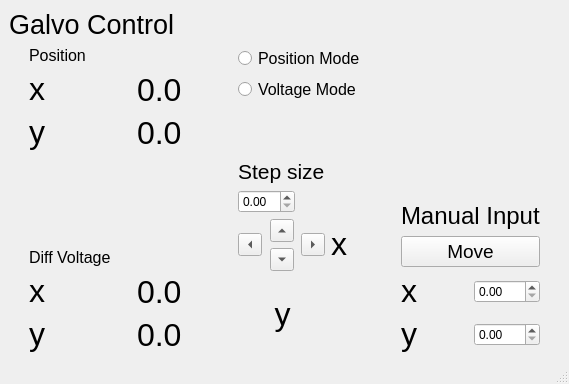
<?xml version="1.0" encoding="UTF-8"?>
<ui version="4.0">
 <class>MainWindow</class>
 <widget class="QMainWindow" name="MainWindow">
  <property name="geometry">
   <rect>
    <x>0</x>
    <y>0</y>
    <width>569</width>
    <height>384</height>
   </rect>
  </property>
  <property name="windowTitle">
   <string>Galvo Control</string>
  </property>
  <widget class="QWidget" name="centralwidget">
   <layout class="QVBoxLayout" name="verticalLayout_8">
    <item>
     <widget class="QLabel" name="label_14">
      <property name="font">
       <font>
        <pointsize>20</pointsize>
       </font>
      </property>
      <property name="text">
       <string>Galvo Control</string>
      </property>
      <property name="margin">
       <number>20</number>
      </property>
     </widget>
    </item>
    <item>
     <layout class="QHBoxLayout" name="horizontalLayout_3">
      <property name="leftMargin">
       <number>20</number>
      </property>
      <property name="rightMargin">
       <number>20</number>
      </property>
      <item>
       <layout class="QVBoxLayout" name="verticalLayout_3">
        <property name="rightMargin">
         <number>50</number>
        </property>
        <item>
         <layout class="QVBoxLayout" name="verticalLayout">
          <item>
           <widget class="QLabel" name="label">
            <property name="font">
             <font>
              <pointsize>12</pointsize>
             </font>
            </property>
            <property name="text">
             <string>Position</string>
            </property>
           </widget>
          </item>
          <item>
           <layout class="QHBoxLayout" name="horizontalLayout_11">
            <item>
             <layout class="QVBoxLayout" name="verticalLayout_13">
              <item>
               <widget class="QLabel" name="xVal_11">
                <property name="font">
                 <font>
                  <pointsize>24</pointsize>
                 </font>
                </property>
                <property name="text">
                 <string>&lt;html&gt;&lt;head/&gt;&lt;body&gt;&lt;p&gt;x&lt;/p&gt;&lt;/body&gt;&lt;/html&gt;</string>
                </property>
               </widget>
              </item>
              <item>
               <widget class="QLabel" name="xVal_12">
                <property name="font">
                 <font>
                  <pointsize>24</pointsize>
                 </font>
                </property>
                <property name="text">
                 <string>&lt;html&gt;&lt;head/&gt;&lt;body&gt;&lt;p&gt;y&lt;/p&gt;&lt;/body&gt;&lt;/html&gt;</string>
                </property>
               </widget>
              </item>
             </layout>
            </item>
            <item>
             <spacer name="horizontalSpacer_5">
              <property name="orientation">
               <enum>Qt::Horizontal</enum>
              </property>
              <property name="sizeHint" stdset="0">
               <size>
                <width>40</width>
                <height>20</height>
               </size>
              </property>
             </spacer>
            </item>
            <item>
             <layout class="QVBoxLayout" name="verticalLayout_14">
              <item>
               <widget class="QLabel" name="galvoXVal">
                <property name="font">
                 <font>
                  <pointsize>24</pointsize>
                 </font>
                </property>
                <property name="text">
                 <string>0.0</string>
                </property>
               </widget>
              </item>
              <item>
               <widget class="QLabel" name="galvoYVal">
                <property name="font">
                 <font>
                  <pointsize>24</pointsize>
                 </font>
                </property>
                <property name="text">
                 <string>0.0</string>
                </property>
               </widget>
              </item>
             </layout>
            </item>
           </layout>
          </item>
         </layout>
        </item>
        <item>
         <spacer name="verticalSpacer">
          <property name="orientation">
           <enum>Qt::Vertical</enum>
          </property>
          <property name="sizeHint" stdset="0">
           <size>
            <width>20</width>
            <height>40</height>
           </size>
          </property>
         </spacer>
        </item>
        <item>
         <layout class="QVBoxLayout" name="verticalLayout_2">
          <item>
           <widget class="QLabel" name="label_2">
            <property name="font">
             <font>
              <pointsize>12</pointsize>
             </font>
            </property>
            <property name="text">
             <string>Diff Voltage</string>
            </property>
           </widget>
          </item>
          <item>
           <layout class="QHBoxLayout" name="horizontalLayout_12">
            <item>
             <layout class="QVBoxLayout" name="verticalLayout_15">
              <item>
               <widget class="QLabel" name="xVal_13">
                <property name="font">
                 <font>
                  <pointsize>24</pointsize>
                 </font>
                </property>
                <property name="text">
                 <string>&lt;html&gt;&lt;head/&gt;&lt;body&gt;&lt;p&gt;x&lt;/p&gt;&lt;/body&gt;&lt;/html&gt;</string>
                </property>
               </widget>
              </item>
              <item>
               <widget class="QLabel" name="xVal_14">
                <property name="font">
                 <font>
                  <pointsize>24</pointsize>
                 </font>
                </property>
                <property name="text">
                 <string>&lt;html&gt;&lt;head/&gt;&lt;body&gt;&lt;p&gt;y&lt;/p&gt;&lt;/body&gt;&lt;/html&gt;</string>
                </property>
               </widget>
              </item>
             </layout>
            </item>
            <item>
             <spacer name="horizontalSpacer_6">
              <property name="orientation">
               <enum>Qt::Horizontal</enum>
              </property>
              <property name="sizeHint" stdset="0">
               <size>
                <width>60</width>
                <height>20</height>
               </size>
              </property>
             </spacer>
            </item>
            <item>
             <layout class="QVBoxLayout" name="verticalLayout_16">
              <item>
               <widget class="QLabel" name="galvoXVolt">
                <property name="font">
                 <font>
                  <pointsize>24</pointsize>
                 </font>
                </property>
                <property name="text">
                 <string>0.0</string>
                </property>
               </widget>
              </item>
              <item>
               <widget class="QLabel" name="galvoYVolt">
                <property name="font">
                 <font>
                  <pointsize>24</pointsize>
                 </font>
                </property>
                <property name="text">
                 <string>0.0</string>
                </property>
               </widget>
              </item>
             </layout>
            </item>
           </layout>
          </item>
         </layout>
        </item>
       </layout>
      </item>
      <item>
       <layout class="QVBoxLayout" name="verticalLayout_6">
        <property name="rightMargin">
         <number>30</number>
        </property>
        <item>
         <layout class="QVBoxLayout" name="verticalLayout_5">
          <item>
           <widget class="QRadioButton" name="posButton">
            <property name="font">
             <font>
              <pointsize>12</pointsize>
             </font>
            </property>
            <property name="text">
             <string>Position Mode</string>
            </property>
           </widget>
          </item>
          <item>
           <widget class="QRadioButton" name="voltButton">
            <property name="font">
             <font>
              <pointsize>12</pointsize>
             </font>
            </property>
            <property name="text">
             <string>Voltage Mode</string>
            </property>
           </widget>
          </item>
         </layout>
        </item>
        <item>
         <layout class="QGridLayout" name="gridLayout_2">
          <item row="2" column="1">
           <widget class="QToolButton" name="galvoUpButton">
            <property name="text">
             <string>...</string>
            </property>
            <property name="toolButtonStyle">
             <enum>Qt::ToolButtonIconOnly</enum>
            </property>
            <property name="arrowType">
             <enum>Qt::UpArrow</enum>
            </property>
           </widget>
          </item>
          <item row="4" column="1">
           <widget class="QLabel" name="xVal_8">
            <property name="font">
             <font>
              <pointsize>24</pointsize>
             </font>
            </property>
            <property name="text">
             <string>&lt;html&gt;&lt;head/&gt;&lt;body&gt;&lt;p&gt;y&lt;/p&gt;&lt;/body&gt;&lt;/html&gt;</string>
            </property>
            <property name="alignment">
             <set>Qt::AlignCenter</set>
            </property>
           </widget>
          </item>
          <item row="2" column="0" rowspan="2">
           <widget class="QToolButton" name="galvoLeftButton">
            <property name="text">
             <string>...</string>
            </property>
            <property name="toolButtonStyle">
             <enum>Qt::ToolButtonIconOnly</enum>
            </property>
            <property name="arrowType">
             <enum>Qt::LeftArrow</enum>
            </property>
           </widget>
          </item>
          <item row="1" column="0" colspan="2">
           <widget class="QDoubleSpinBox" name="GalvoStepSize"/>
          </item>
          <item row="3" column="1">
           <widget class="QToolButton" name="galvoDownButton">
            <property name="text">
             <string>...</string>
            </property>
            <property name="toolButtonStyle">
             <enum>Qt::ToolButtonIconOnly</enum>
            </property>
            <property name="arrowType">
             <enum>Qt::DownArrow</enum>
            </property>
           </widget>
          </item>
          <item row="2" column="2" rowspan="2">
           <widget class="QToolButton" name="galvoRightButton">
            <property name="text">
             <string>...</string>
            </property>
            <property name="toolButtonStyle">
             <enum>Qt::ToolButtonIconOnly</enum>
            </property>
            <property name="arrowType">
             <enum>Qt::RightArrow</enum>
            </property>
           </widget>
          </item>
          <item row="2" column="3" rowspan="2">
           <widget class="QLabel" name="xVal_10">
            <property name="font">
             <font>
              <pointsize>24</pointsize>
             </font>
            </property>
            <property name="text">
             <string>&lt;html&gt;&lt;head/&gt;&lt;body&gt;&lt;p&gt;x&lt;/p&gt;&lt;/body&gt;&lt;/html&gt;</string>
            </property>
           </widget>
          </item>
          <item row="0" column="0" colspan="3">
           <widget class="QLabel" name="label_15">
            <property name="font">
             <font>
              <pointsize>16</pointsize>
             </font>
            </property>
            <property name="text">
             <string>&lt;html&gt;&lt;head/&gt;&lt;body&gt;&lt;p&gt;Step size&lt;/p&gt;&lt;/body&gt;&lt;/html&gt;</string>
            </property>
            <property name="alignment">
             <set>Qt::AlignBottom|Qt::AlignLeading|Qt::AlignLeft</set>
            </property>
           </widget>
          </item>
         </layout>
        </item>
       </layout>
      </item>
      <item>
       <layout class="QVBoxLayout" name="verticalLayout_7">
        <item>
         <spacer name="verticalSpacer_2">
          <property name="orientation">
           <enum>Qt::Vertical</enum>
          </property>
          <property name="sizeHint" stdset="0">
           <size>
            <width>20</width>
            <height>40</height>
           </size>
          </property>
         </spacer>
        </item>
        <item>
         <widget class="QLabel" name="label_4">
          <property name="font">
           <font>
            <pointsize>18</pointsize>
           </font>
          </property>
          <property name="text">
           <string>Manual Input</string>
          </property>
         </widget>
        </item>
        <item>
         <widget class="QPushButton" name="moveButton">
          <property name="font">
           <font>
            <pointsize>14</pointsize>
           </font>
          </property>
          <property name="text">
           <string>Move</string>
          </property>
         </widget>
        </item>
        <item>
         <layout class="QHBoxLayout" name="horizontalLayout">
          <item>
           <widget class="QLabel" name="xVal_17">
            <property name="font">
             <font>
              <pointsize>24</pointsize>
             </font>
            </property>
            <property name="text">
             <string>&lt;html&gt;&lt;head/&gt;&lt;body&gt;&lt;p&gt;x&lt;/p&gt;&lt;/body&gt;&lt;/html&gt;</string>
            </property>
           </widget>
          </item>
          <item>
           <widget class="QDoubleSpinBox" name="xInput"/>
          </item>
         </layout>
        </item>
        <item>
         <layout class="QHBoxLayout" name="horizontalLayout_2">
          <item>
           <widget class="QLabel" name="xVal_18">
            <property name="font">
             <font>
              <pointsize>24</pointsize>
             </font>
            </property>
            <property name="text">
             <string>&lt;html&gt;&lt;head/&gt;&lt;body&gt;&lt;p&gt;y&lt;/p&gt;&lt;/body&gt;&lt;/html&gt;</string>
            </property>
           </widget>
          </item>
          <item>
           <widget class="QDoubleSpinBox" name="yInput"/>
          </item>
         </layout>
        </item>
       </layout>
      </item>
     </layout>
    </item>
   </layout>
  </widget>
  <widget class="QMenuBar" name="menubar">
   <property name="geometry">
    <rect>
     <x>0</x>
     <y>0</y>
     <width>569</width>
     <height>21</height>
    </rect>
   </property>
  </widget>
  <widget class="QStatusBar" name="statusbar"/>
 </widget>
 <resources/>
 <connections/>
</ui>
